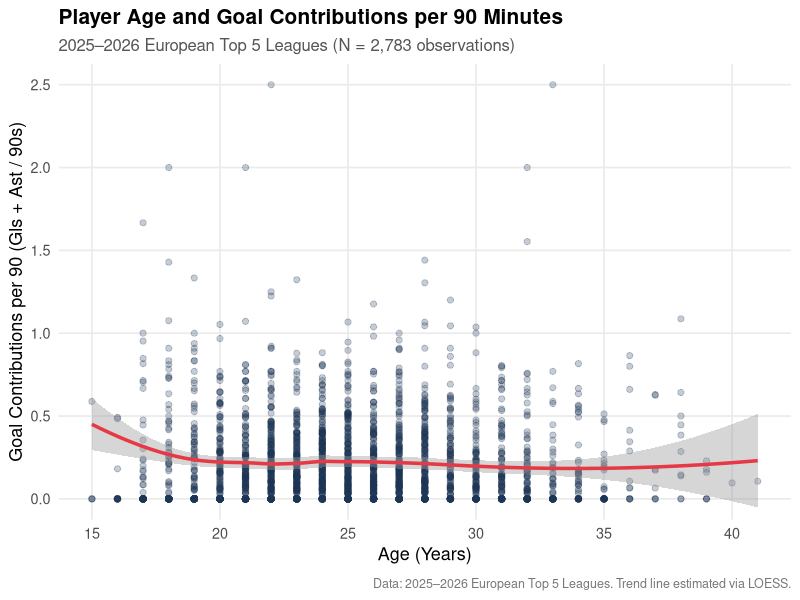

This chart was generated by the following R code:
## ---- chunk 1
#| label: setup-homepage
#| message: false
#| warning: false
#| echo: false

library(readr)
library(dplyr)
library(ggplot2)

players_raw <- read_csv("data/players_data_light-2025_2026.csv", show_col_types = FALSE)

players <- players_raw |>
  filter(!is.na(Age), !is.na(Gls), !is.na(Ast), !is.na(`90s`), `90s` > 0) |>
  mutate(ga_per_90 = (Gls + Ast) / `90s`)

n_obs <- nrow(players)
## ---- chunk 2
#| label: fig-age-performance
#| fig-cap: "Scatterplot of player age versus goal contributions per 90 minutes across Europe's top five leagues, with a LOESS smooth trend line."
#| warning: false
#| message: false
#| echo: false
#| fig-width: 9
#| fig-height: 5.5

ggplot(players, aes(x = Age, y = ga_per_90)) +
  geom_point(alpha = 0.25, color = "#1d3557", size = 1.8) +
  geom_smooth(method = "loess", color = "#e63946", se = TRUE, linewidth = 1.2) +
  coord_cartesian(ylim = c(0, 2.5)) +
  scale_x_continuous(breaks = seq(15, 45, by = 5)) +
  labs(
    title = "Player Age and Goal Contributions per 90 Minutes",
    subtitle = paste0("2025–2026 European Top 5 Leagues (N = ", format(n_obs, big.mark = ","), " observations)"),
    x = "Age (Years)",
    y = "Goal Contributions per 90 (Gls + Ast / 90s)",
    caption = "Data: 2025–2026 European Top 5 Leagues. Trend line estimated via LOESS."
  ) +
  theme_minimal(base_size = 13) +
  theme(
    plot.title = element_text(face = "bold", size = 15),
    plot.subtitle = element_text(color = "#555555", size = 12),
    plot.caption = element_text(color = "#777777", size = 9, margin = margin(t = 10)),
    panel.grid.minor = element_blank()
  )
